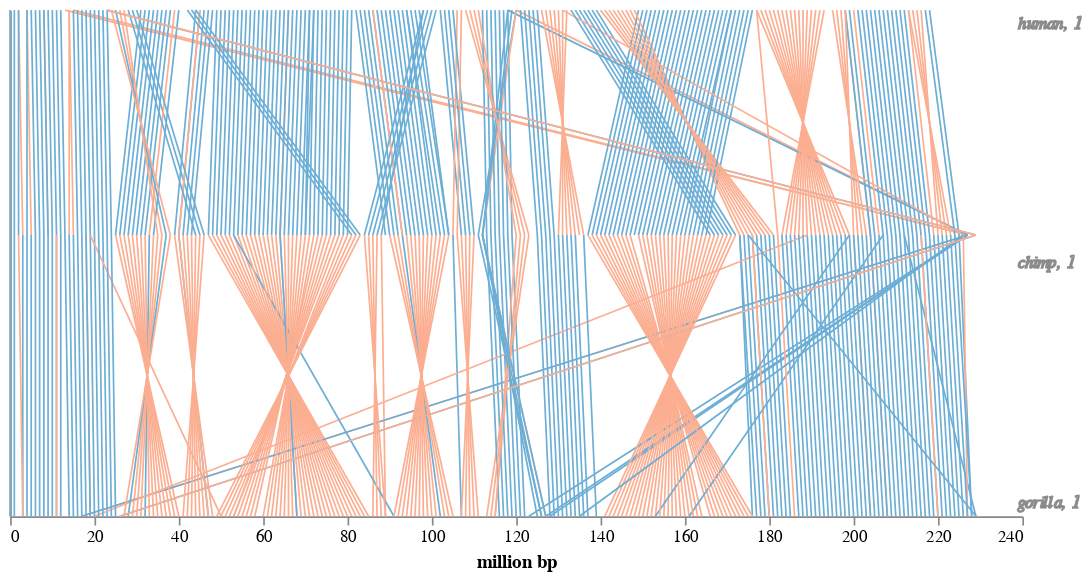

Notebook code cell kept with this figure:
### Markdown cell above
*Chromosome 1 events*
- Gorilla, chromosome 1, a sequence of inversion events

### Code cell
chromosome_graph('chimp1_x2.csv', "human", "1", "chimp", "1", "gorilla", "1")

### Figure 1 — Vega-Lite specification as saved in the notebook (floating-point values rounded to 4 significant figures; data arrays with more than 128 entries replaced by an {"elided": "..."} marker saying what was removed)
{"config": {"view": {"continuousWidth": 400, "continuousHeight": 300, "stroke": "transparent", "width": 600}, "axis": {"grid": false}}, "layer": [{"data": {"name": "data-ca08a59d4b4351ba042eb994dad9200c"}, "mark": "line", "encoding": {"color": {"type": "nominal", "field": "color", "scale": {"domain": ["same orientation", "inversed"], "range": ["#6baed6", "#fcae91"]}, "title": ""}, "x": {"type": "quantitative", "axis": {"grid": false}, "field": "x"}, "x2": {"field": "x2"}, "y": {"type": "quantitative", "axis": {"grid": false}, "field": "y"}, "y2": {"field": "y2"}}}, {"data": {"name": "data-91f1c5c7a989836a7f44eb83fb3dd5ca"}, "mark": {"type": "text", "align": "left", "fontSize": 10, "fontStyle": "italic", "opacity": 0.9, "stroke": "grey"}, "encoding": {"color": {"type": "nominal", "field": "color", "legend": null, "scale": {"domain": ["same orientation", "inversed"], "range": ["#6baed6", "#fcae91"]}}, "text": {"type": "nominal", "field": "text"}, "x": {"type": "quantitative", "field": "x"}, "y": {"type": "quantitative", "field": "y"}}}, {"mark": "text", "encoding": {"color": {"type": "nominal", "field": "color", "legend": {"orient": "left", "symbolType": "stroke", "title": ""}, "scale": {"domain": ["same orientation", "inversed"], "range": ["#6baed6", "#fcae91"]}}, "x": {"type": "quantitative", "axis": {"grid": false, "ticks": true, "title": "million bp"}, "field": "x"}, "y": {"type": "quantitative", "axis": {"grid": false, "labels": false, "ticks": false, "title": ""}, "field": "y"}}}], "$schema": "https://vega.github.io/schema/vega-lite/v4.0.0.json", "datasets": {"data-ca08a59d4b4351ba042eb994dad9200c": {"elided": "493 records"}, "data-91f1c5c7a989836a7f44eb83fb3dd5ca": [{"x": 239, "y": 438, "text": "human, 1"}, {"x": 239, "y": 225, "text": "chimp, 1"}, {"x": 239, "y": 12, "text": "gorilla, 1"}]}}
